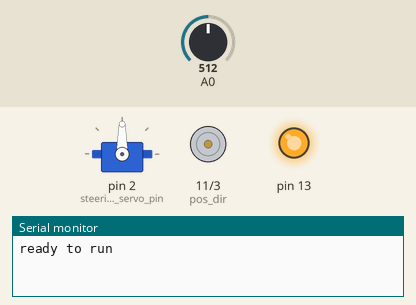
Recording of a sketch running on a simulated Arduino Uno, built with avr-gcc and run on an emulated ATmega328P. Parts: servo, motor-driver pin pairs drawn as motors (green arrow = first pin HIGH = forward, orange = second pin HIGH = backward, longer = more drive), output pins drawn as LEDs (lit = HIGH), the last lines printed to the serial monitor. The test bench sets the inputs (shaded band); at power-on: A0 = 512.

Above: at 0.1 s.
At 6.2 s:
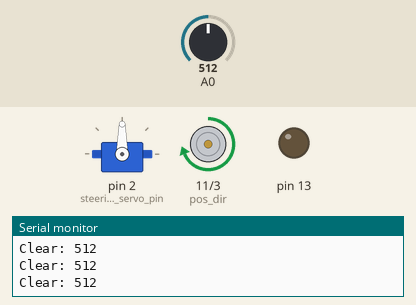
6.3 s: A0 set to 44
7.8 s: A0 set to 36
At 8.7 s:
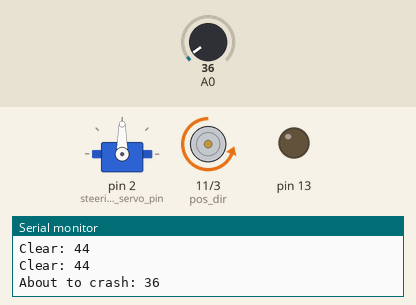
Timing chart, 0 to 10.8 s (numbered marks = the images above; inputs shaded):
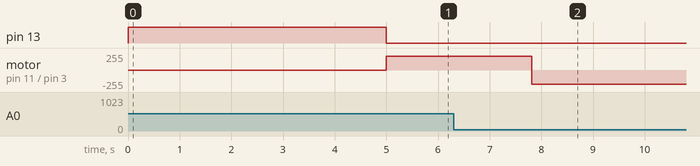

Measured:
- the behaviour switches between 41 and 40 on A0 (found by bisection; images 1 and 2)
- after the input at 7.8 s, motor on pin 11 (pos_dir) / pin 3 (neg_dir): forward 210/255 → backward 210/255 at once

The sketch:

drive_towards_obstacle.ino
```cpp
#include <Servo.h>
#define steering_servo_pin 2

Servo steering_servo;  // create servo object to control a servo

int distance_threshold = 40;

int speed = 210;

void setup() {
  // wait 10 seconds to set up the car
  pinMode(13, OUTPUT);
  digitalWrite(13, HIGH);
  Serial.begin(9600);
  Serial.println("ready to run");

  steering_servo.attach(steering_servo_pin);
  centerWheels();

  delay(5000);
  digitalWrite(13, LOW);
}

void loop() {

  runMotor(speed);

  while (checkObstacle(distance_threshold)) {
    // it's all good   :-)
    delay(50);
  }

  // power backwards for 5 seconds
  runMotor(- speed);
  delay(4000);

}
```

motor.ino
```cpp
#define pos_dir 11
#define neg_dir 3

void runMotor (int speed) {
  if (speed >= 0 && speed < 256) {
    // first set the opposite direction to 0
    analogWrite(neg_dir, 0);
    // now set the desired direction
    analogWrite(pos_dir, speed);
  }
  else if (speed > -256) {
    // first set the opposite direction to 0
    analogWrite(pos_dir, 0);
    // now set the desired direction
    analogWrite(neg_dir, - speed);
  }
}
```

rangefinder.ino
```cpp
bool checkObstacle(int threshold) {
  int sensorValue = analogRead(A0);
  if (sensorValue > threshold) {
    Serial.print("Clear: ");
    Serial.println(sensorValue);
    return true;
  }
  else {
    Serial.print("About to crash: ");
    Serial.println(sensorValue);
    return false;
  }
}
```

steer.ino
```cpp
/*
 * NB: the steering servo is physically range-restricted
 *     to 20 - 180 degrees
 */
int steer_servo_pos = 0;    // variable to store the servo position


void centerWheels () {
  steer_servo_pos = 90;
  steering_servo.write(steer_servo_pos);
}
```
